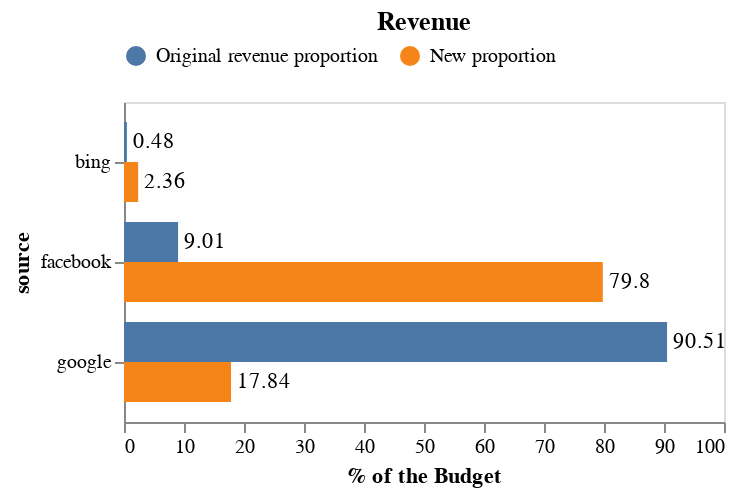

This figure's notebook cell:
### Code cell
DeepnoteChart(df_13, """{"layer":[{"layer":[{"mark":{"clip":true,"type":"bar","color":"#f58518","tooltip":true},"encoding":{"x":{"axis":{"grid":false,"title":"% of the Budget"},"sort":null,"type":"quantitative","field":"proportion_revenue","scale":{"type":"linear"},"format":{"type":"default","decimals":null},"aggregate":"sum","formatType":"numberFormatFromNumberType"},"y":{"axis":{"grid":false},"sort":null,"type":"nominal","field":"source","scale":{"type":"linear"}},"color":{"datum":"Original revenue proportion"},"yOffset":{"datum":"Original revenue proportion"}}},{"mark":{"dx":3,"dy":0,"fill":"black","type":"text","align":"left","baseline":"middle"},"encoding":{"x":{"axis":{"grid":false,"title":"% of the Budget"},"sort":null,"type":"quantitative","field":"proportion_revenue","scale":{"type":"linear"},"format":{"type":"default","decimals":null},"aggregate":"sum","formatType":"numberFormatFromNumberType"},"y":{"axis":{"grid":false},"sort":null,"type":"nominal","field":"source","scale":{"type":"linear"}},"text":{"sort":null,"type":"quantitative","field":"proportion_revenue","aggregate":"sum"},"color":{"datum":"Original revenue proportion"},"yOffset":{"datum":"Original revenue proportion"}}}]},{"layer":[{"mark":{"clip":true,"type":"bar","color":"#4c78a8","tooltip":true},"encoding":{"x":{"axis":{"grid":false},"sort":null,"type":"quantitative","field":"new_proportion_revenue","scale":{"type":"linear"},"format":{"type":"default","decimals":null},"aggregate":"sum","formatType":"numberFormatFromNumberType"},"y":{"axis":{"grid":false},"sort":null,"type":"nominal","field":"source","scale":{"type":"linear"}},"color":{"datum":"New proportion"},"yOffset":{"datum":"New proportion"}}},{"mark":{"dx":3,"dy":0,"fill":"black","type":"text","align":"left","baseline":"middle"},"encoding":{"x":{"axis":{"grid":false},"sort":null,"type":"quantitative","field":"new_proportion_revenue","scale":{"type":"linear"},"format":{"type":"default","decimals":null},"aggregate":"sum","formatType":"numberFormatFromNumberType"},"y":{"axis":{"grid":false},"sort":null,"type":"nominal","field":"source","scale":{"type":"linear"}},"text":{"sort":null,"type":"quantitative","field":"new_proportion_revenue","aggregate":"sum"},"color":{"datum":"New proportion"},"yOffset":{"datum":"New proportion"}}}]}],"title":"Revenue","config":{"legend":{"orient":"top"}},"$schema":"https://vega.github.io/schema/vega-lite/v5.json","encoding":{}}""")

### Figure 1 — Vega-Lite specification as saved in the notebook (floating-point values rounded to 4 significant figures)
{"layer": [{"layer": [{"mark": {"clip": true, "type": "bar", "color": "#f58518", "tooltip": true}, "encoding": {"x": {"axis": {"grid": false, "title": "% of the Budget"}, "sort": null, "type": "quantitative", "field": "proportion_revenue", "scale": {"type": "linear"}, "format": {"type": "default", "decimals": null}, "aggregate": "sum", "formatType": "numberFormatFromNumberType"}, "y": {"axis": {"grid": false}, "sort": null, "type": "nominal", "field": "source", "scale": {"type": "linear"}}, "color": {"datum": "Original revenue proportion"}, "yOffset": {"datum": "Original revenue proportion"}}}, {"mark": {"dx": 3, "dy": 0, "fill": "black", "type": "text", "align": "left", "baseline": "middle"}, "encoding": {"x": {"axis": {"grid": false, "title": "% of the Budget"}, "sort": null, "type": "quantitative", "field": "proportion_revenue", "scale": {"type": "linear"}, "format": {"type": "default", "decimals": null}, "aggregate": "sum", "formatType": "numberFormatFromNumberType"}, "y": {"axis": {"grid": false}, "sort": null, "type": "nominal", "field": "source", "scale": {"type": "linear"}}, "text": {"sort": null, "type": "quantitative", "field": "proportion_revenue", "aggregate": "sum"}, "color": {"datum": "Original revenue proportion"}, "yOffset": {"datum": "Original revenue proportion"}}}]}, {"layer": [{"mark": {"clip": true, "type": "bar", "color": "#4c78a8", "tooltip": true}, "encoding": {"x": {"axis": {"grid": false}, "sort": null, "type": "quantitative", "field": "new_proportion_revenue", "scale": {"type": "linear"}, "format": {"type": "default", "decimals": null}, "aggregate": "sum", "formatType": "numberFormatFromNumberType"}, "y": {"axis": {"grid": false}, "sort": null, "type": "nominal", "field": "source", "scale": {"type": "linear"}}, "color": {"datum": "New proportion"}, "yOffset": {"datum": "New proportion"}}}, {"mark": {"dx": 3, "dy": 0, "fill": "black", "type": "text", "align": "left", "baseline": "middle"}, "encoding": {"x": {"axis": {"grid": false}, "sort": null, "type": "quantitative", "field": "new_proportion_revenue", "scale": {"type": "linear"}, "format": {"type": "default", "decimals": null}, "aggregate": "sum", "formatType": "numberFormatFromNumberType"}, "y": {"axis": {"grid": false}, "sort": null, "type": "nominal", "field": "source", "scale": {"type": "linear"}}, "text": {"sort": null, "type": "quantitative", "field": "new_proportion_revenue", "aggregate": "sum"}, "color": {"datum": "New proportion"}, "yOffset": {"datum": "New proportion"}}}]}], "title": "Revenue", "config": {"legend": {"orient": "top"}}, "$schema": "https://vega.github.io/schema/vega-lite/v5.json", "encoding": {}, "data": {"values": [{"source": "bing", "proportion_ROAS": 0.1, "proportion_budget": 1.37, "new_proportion_budget": 10.45, "proportion_revenue": 0.48, "new_proportion_revenue": 2.36}, {"source": "facebook", "proportion_ROAS": 0.61, "proportion_budget": 4.44, "new_proportion_budget": 60.8, "proportion_revenue": 9.01, "new_proportion_revenue": 79.8}, {"source": "google", "proportion_ROAS": 0.29, "proportion_budget": 94.19, "new_proportion_budget": 28.75, "proportion_revenue": 90.51, "new_proportion_revenue": 17.84}]}}
